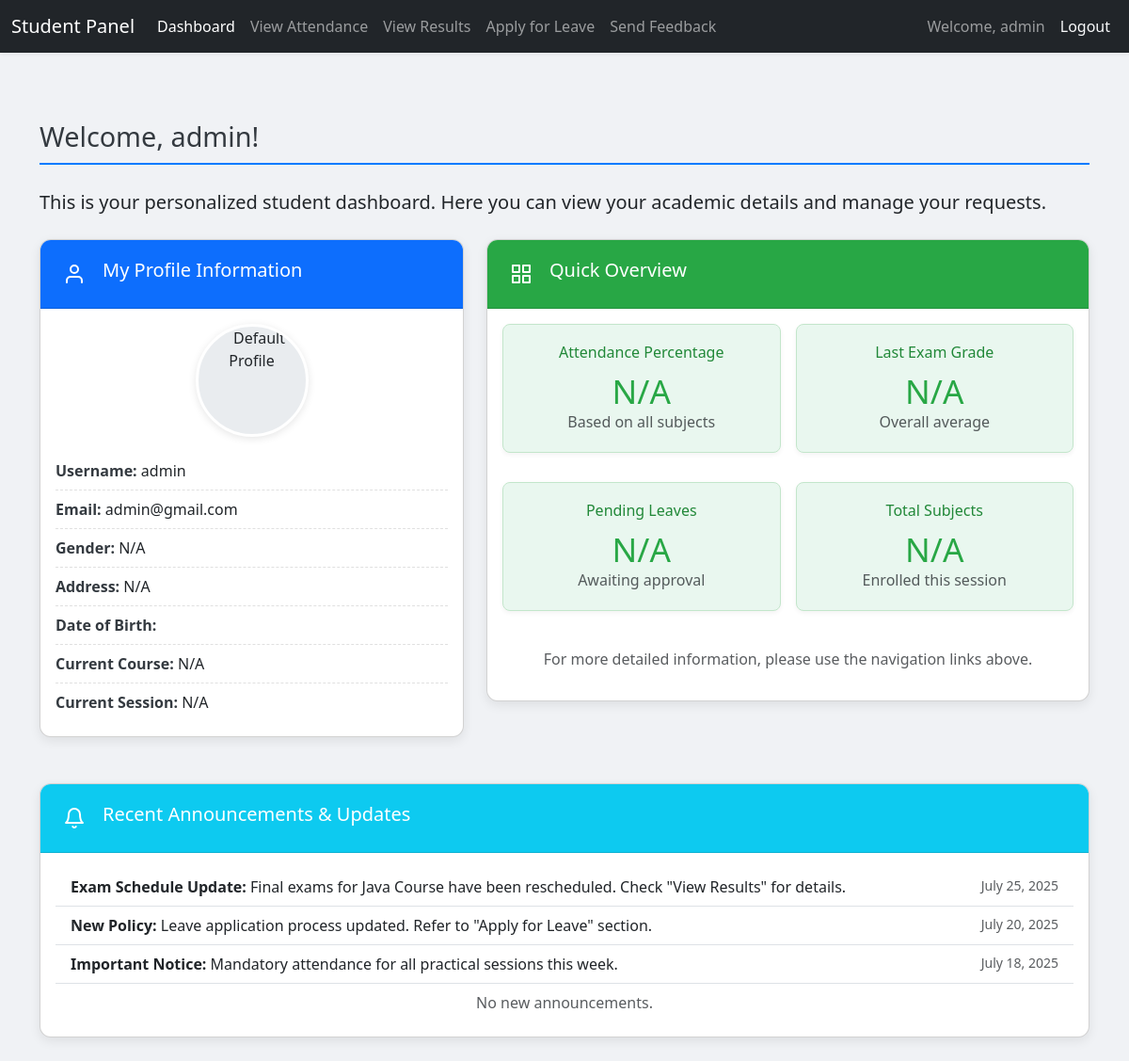
Screenshot of /attendance/reports/ (signed in) with the database file from the repository.
### core/models.py (models this page shows, shortened)
class CustomUser(AbstractUser):
    USER_TYPE_CHOICES = (
        ("admin", "Admin"),
        ("staff", "Staff"),
        ("student", "Student"),
    )
    user_type = models.CharField(max_length=10, choices=USER_TYPE_CHOICES, default='student')
    profile_pic = models.ImageField(upload_to='profile_pics/', null=True, blank=True)
    groups = models.ManyToManyField(
        'auth.Group',
        verbose_name=('groups'),
        blank=True,
        help_text=(
            'The groups this user belongs to. A user will get all permissions '
            'granted to each of their groups.'
        ),
        related_name="customuser_set", # Unique related_name
        related_query_name="customuser",
    )
    user_permissions = models.ManyToManyField(
        'auth.Permission',
        verbose_name=('user permissions'),
        blank=True,
        help_text=('Specific permissions for this user.'),
        related_name="customuser_permissions_set", # Unique related_name
        related_query_name="customuser",
    )

### core/views.py (the view)
        def wrapper_func(request, *args, **kwargs):
            if not request.user.is_authenticated:
                messages.warning(request, "Please log in to access this page.")
                return redirect('login')
            if not request.user.is_active:
                messages.error(request, "Your account is not active. Please wait for administrator approval.")
                logout(request) # Log out inactive users
                return redirect('login')
            if request.user.user_type not in allowed_user_types:
                messages.error(request, "You are not authorized to access this page.")
                return redirect('login')
            return view_func(request, *args, **kwargs)

### attendance/views.py (called while the page is built)
@login_required
@user_type_required(['admin', 'student']) # Both admin and student can view attendance reports
def view_attendance_reports(request):
    if request.user.user_type == 'admin':
        base_template = 'core/admin_dashboard.html'
    elif request.user.user_type == 'student':
        base_template = 'core/student_dashboard.html'
    else:
        base_template = 'core/login.html' # Fallback
    attendance_reports = AttendanceReport.objects.all().order_by('-attendance_id__attendance_date')
    if request.user.user_type == 'student':
        attendance_reports = attendance_reports.filter(student_id=request.user)
    reports = attendance_reports
    context = {
        'reports': reports,
        'title': 'Attendance Reports',
        'base_template': base_template,
    }
    return render(request, 'attendance/view_attendance_reports.html', context)

### core/views.py (called while the page is built)
def user_type_required(allowed_user_types):
    def decorator(view_func):
        def wrapper_func(request, *args, **kwargs):
            if not request.user.is_authenticated:
                messages.warning(request, "Please log in to access this page.")
                return redirect('login')
            if not request.user.is_active:
                messages.error(request, "Your account is not active. Please wait for administrator approval.")
                logout(request) # Log out inactive users
                return redirect('login')
            if request.user.user_type not in allowed_user_types:
                messages.error(request, "You are not authorized to access this page.")
                return redirect('login')
            return view_func(request, *args, **kwargs)
        return wrapper_func
    return decorator

### attendance/templates/attendance/view_attendance_reports.html (shortened to what this page needs)
{% extends base_template %}

### core/templates/core/student_dashboard.html (shortened to what this page needs)
<!DOCTYPE html>
<html lang="en">
<head>
    <link href="https://cdn.jsdelivr.net/npm/bootstrap@5.3.3/dist/css/bootstrap.min.css" rel="stylesheet">
</head>
<body>
    <nav class="navbar navbar-expand-lg navbar-dark bg-dark fixed-top">
        <div class="container-fluid">
            <a class="navbar-brand" href="{% url 'student_dashboard' %}">Student Panel</a>
            <div class="collapse navbar-collapse" id="navbarNav">
                <ul class="navbar-nav me-auto mb-2 mb-lg-0">
                    <li class="nav-item">
                        <a class="nav-link active" aria-current="page" href="{% url 'student_dashboard' %}">Dashboard</a>
                    </li>
                    <li class="nav-item">
                        <a class="nav-link" href="{% url 'view_attendance_reports' %}">View Attendance</a>
                    </li>
                    <li class="nav-item">
                        <a class="nav-link" href="{% url 'manage_results' %}">View Results</a>
                    </li>
                    <li class="nav-item">
                        <a class="nav-link" href="{% url 'apply_leave' %}">Apply for Leave</a>
                    </li>
                    <li class="nav-item">
                        <a class="nav-link" href="{% url 'send_feedback' %}">Send Feedback</a>
                    </li>
                </ul>
                <ul class="navbar-nav">
                    <li class="nav-item">
                        <a class="nav-link" href="#">Welcome, {{ user.first_name|default:user.username }}</a>
                    </li>
                    <li class="nav-item">
                        <form action="{% url 'logout' %}" method="post" class="d-inline">
                            <button type="submit" class="nav-link btn btn-link text-decoration-none text-light">Logout</button>
                        </form>
                    </li>
                </ul>
            </div>
        </div>
    </nav>
    <div class="container mt-5 pt-4">
        <h1 class="section-title">Welcome, {{ user.first_name|default:user.username }}!</h1>
        <p class="lead mb-4">This is your personalized student dashboard. Here you can view your academic details and manage your requests.</p>
        <div class="row">
            <div class="col-lg-5 col-md-6">
                <div class="card dashboard-card">
                    <div class="card-header-custom bg-primary">
                        <i data-feather="user" class="me-2"></i>
                        <h5>My Profile Information</h5>
                    </div>
                    <div class="card-body text-center">
                        <div class="profile-pic-container mx-auto">
                            {% if user.profile_pic %}
                                <img src="{{ user.profile_pic.url }}" alt="Profile Picture">
                            {% else %}
                                <img src="{{ '/static/default_profile.png' }}" alt="Default Profile">
                            {% endif %}
                        </div>
                        <div class="text-start">
                            <div class="info-item"><strong>Username:</strong> {{ user.username }}</div>
                            <div class="info-item"><strong>Email:</strong> {{ user.email }}</div>
                            <div class="info-item"><strong>Gender:</strong> {{ student_profile.gender|default:"N/A" }}</div>
                            <div class="info-item"><strong>Address:</strong> {{ student_profile.address|default:"N/A" }}</div>
                            <div class="info-item"><strong>Date of Birth:</strong> {{ student_profile.date_of_birth|default:"N/A"|date:"F j, Y" }}</div>
                            <div class="info-item"><strong>Current Course:</strong> {{ student_profile.course_id.course_name|default:"N/A" }}</div>
                            <div class="info-item"><strong>Current Session:</strong> {{ student_profile.session_year_id|default:"N/A" }}</div>
                        </div>
                    </div>
                </div>
            </div>
            <div class="col-lg-7 col-md-6">
                <div class="card dashboard-card">
                    <div class="card-header-custom card-header-green">
                        <i data-feather="grid" class="me-2"></i>
                        <h5>Quick Overview</h5>
                    </div>
                    <div class="card-body">
                        <div class="row g-3">
                            <div class="col-sm-6">
                                <div class="stat-card">
                                    <h6>Attendance Percentage</h6>
                                    <h3>N/A</h3>
                                    <p class="text-muted mb-0">Based on all subjects</p>
                                </div>
                            </div>
                            <div class="col-sm-6">
                                <div class="stat-card">
                                    <h6>Last Exam Grade</h6>
                                    <h3>N/A</h3>
                                    <p class="text-muted mb-0">Overall average</p>
                                </div>
                            </div>
                            <div class="col-sm-6">
                                <div class="stat-card">
                                    <h6>Pending Leaves</h6>
                                    <h3>N/A</h3>
                                    <p class="text-muted mb-0">Awaiting approval</p>
                                </div>
                            </div>
                            <div class="col-sm-6">
                                <div class="stat-card">
                                    <h6>Total Subjects</h6>
                                    <h3>N/A</h3>
                                    <p class="text-muted mb-0">Enrolled this session</p>
                                </div>
                            </div>
                        </div>
                        <p class="text-muted mt-4 text-center">For more detailed information, please use the navigation links above.</p>
                    </div>
                </div>
            </div>
        </div>
        <div class="row mt-4">
            <div class="col-12">
                <div class="card dashboard-card">
                    <div class="card-header-custom bg-info">
                        <i data-feather="bell" class="me-2"></i>
                        <h5>Recent Announcements & Updates</h5>
                    </div>
                    <div class="card-body">
                        <ul class="list-group list-group-flush">
                            <li class="list-group-item">
                                <small class="text-muted float-end">July 25, 2025</small>
                                <strong>Exam Schedule Update:</strong> Final exams for Java Course have been rescheduled. Check "View Results" for details.
                            </li>
                            <li class="list-group-item">
                                <small class="text-muted float-end">July 20, 2025</small>
                                <strong>New Policy:</strong> Leave application process updated. Refer to "Apply for Leave" section.
                            </li>
                            <li class="list-group-item">
                                <small class="text-muted float-end">July 18, 2025</small>
                                <strong>Important Notice:</strong> Mandatory attendance for all practical sessions this week.
                            </li>
                            <li class="list-group-item text-center text-muted">No new announcements.</li>
                        </ul>
                    </div>
                </div>
            </div>
        </div>
    </div>
</body>
</html>

### core/templates/core/student_dashboard.html (style rules this page uses)
body { padding-top: 56px; background-color: #f0f2f5; }
.navbar { box-shadow: 0 2px 4px rgba(0,0,0,.05); }
.dashboard-card { margin-bottom: 25px; box-shadow: 0 4px 12px rgba(0,0,0,.08); border-radius: .75rem; overflow: hidden; transition: transform 0.2s ease-in-out; }
.card-header-custom { padding: 1.25rem 1.5rem; border-bottom: 1px solid rgba(0,0,0,.125); background-color: #007bff; color: white; font-weight: bold; display: flex; align-items: center; gap: 10px; }
.card-header-green { background-color: #28a745; color: white; font-weight: bold; display: flex; align-items: center; gap: 10px; }
.profile-pic-container { width: 120px; height: 120px; border-radius: 50%; overflow: hidden; border: 3px solid #fff; box-shadow: 0 2px 8px rgba(0,0,0,.1); margin-bottom: 15px; background-color: #e9ecef; display: flex; justify-content: center; align-items: center; }
.profile-pic-container img { width: 100%; height: 100%; object-fit: cover; }
.info-item { padding: 8px 0; border-bottom: 1px dashed #e0e0e0; }
.info-item:last-child { border-bottom: none; }
.info-item strong { color: #343a40; }
.stat-card { background-color: #e9f7ef; border: 1px solid #c3e6cb; border-radius: .5rem; padding: 20px; text-align: center; margin-bottom: 15px; box-shadow: 0 2px 5px rgba(0,0,0,.05); transition: background-color 0.2s; }
.stat-card h6 { color: #218838; margin-bottom: 10px; }
.stat-card h3 { color: #28a745; font-size: 2.2rem; margin-bottom: 0; }
.section-title { font-size: 1.8rem; color: #343a40; margin-bottom: 25px; border-bottom: 2px solid #007bff; padding-bottom: 10px; }

### rows the page displays
CustomUser: first_name "admin", username "admin", email "admin@gmail.com"

### other values shown
{{ student_profile.gender|default:"N/A" }} "N/A"
{{ student_profile.address|default:"N/A" }} "N/A"
{{ student_profile.course_id.course_name|default:"N/A" }} "N/A"
{{ student_profile.session_year_id|default:"N/A" }} "N/A"
